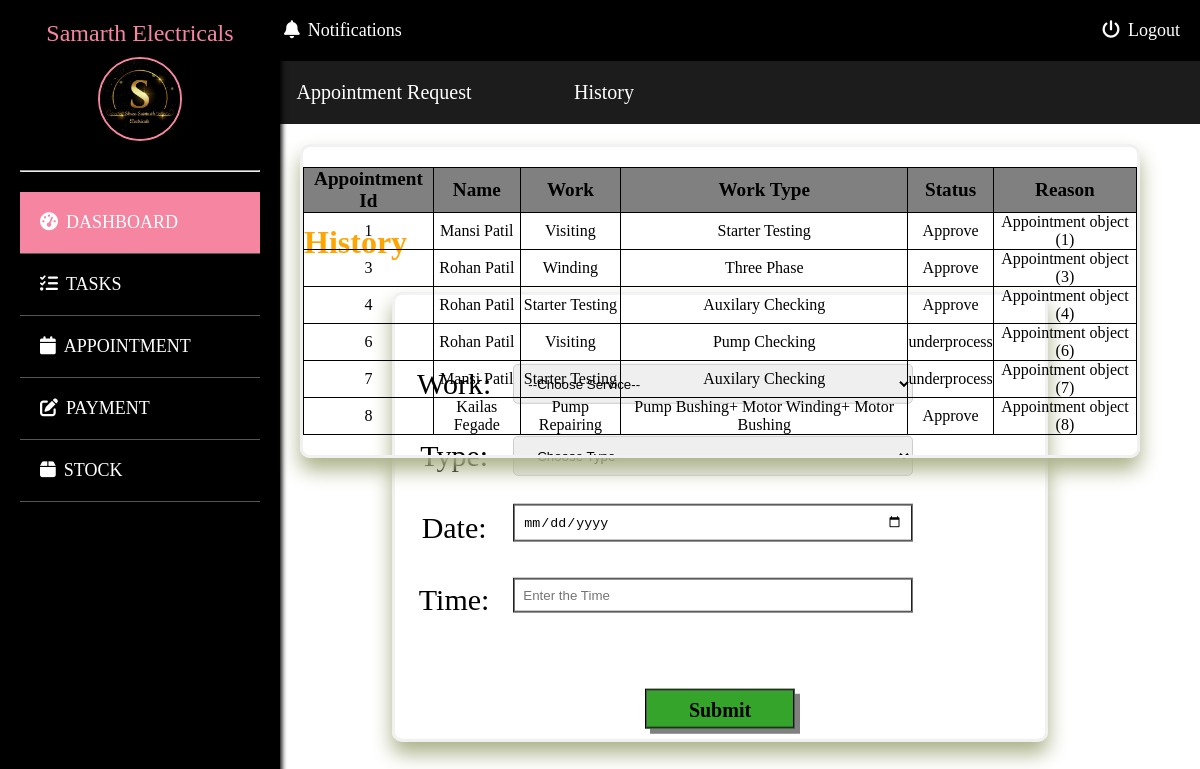
Page /customer/customer_appointment/ on the committed database.
### app/models.py (models this page shows)
class Appointment(models.Model):
    appointment_id = models.AutoField(primary_key=True)
    name = models.CharField(max_length=20, default='')
    reason = models.CharField(max_length=100, default='')
    reason_type = models.CharField(max_length=50, default='')
    date = models.DateField(max_length=20, default='')
    time = models.TimeField(max_length=10, default='')
    status = models.CharField(max_length=20, default='')
    task_status = models.CharField(max_length=20, default='')
    appointment_date = models.DateField(auto_now_add=True)
    pay = models.DecimalField(max_digits=10, decimal_places=2, default=0.00)

### app/customer.py (the view)
# urls.py: path('customer/customer_appointment/', customer.Customer_Appointment, name='customer_appointment'),
def Customer_Appointment(request):
    all_services = Work.objects.all()  # Assuming ServiceModel is your model name
    filter_services = Appointment.objects.filter(status='underprocess') | Appointment.objects.filter(status='Approve')
    unique_works = set()
    unique_services = []
    for service in all_services:
        if service.work not in unique_works:
            unique_works.add(service.work)
            unique_services.append(service)
    return render(request, 'customer/customer_appointment.html',
                  {'all': unique_services, "service": all_services, 'filter': filter_services})

### templates/customer/customer_appointment.html (shortened to what this page needs)
<!DOCTYPE html>
<html lang="en">
<head>
    {% load static %}
    {% include 'customer/customer_head.html' %}
    <link rel="stylesheet" href="{% static 'css/customer_dashboard_style.css' %}">
    <link rel="stylesheet" href="https://cdnjs.cloudflare.com/ajax/libs/font-awesome/5.15.3/css/all.min.css"/>
    <link rel="stylesheet" href="https://cdnjs.cloudflare.com/ajax/libs/font-awesome/6.5.1/css/all.min.css">
</head>
<body>
    <div class="banner">
        <div class="dash_topnav">
            <a href="#" onclick="AppointmentRequest()">Appointment Request</a>
            <a href="#" onclick="AppointmentHistory()">History</a>
        </div>
    <div id="pannel">
        <h1>Appointment</h1>
            <div class="appointment_request">
                <form action="{% url 'make_appointment' %}" method="post">
                <table>
                    <tr id="appointment_tr">
                        <td id="appointment">
                            <label for="reason">Work: </label>
                        </td>
                        <td id="appointment">
                            <select id="workSelect" name="work" readonly>
                                <option value="">--Choose Service--</option>
                            </select>
                        </td>
                    </tr>
                    <tr id="appointment_tr">
                        <td id="appointment">
                            <label for="reason">Type: </label>
                        </td>
                        <td id="appointment">
                            <select id="typeSelect" name="type" readonly>
                                <option value="">--Choose Type--</option>
                                </select>
                        </td>
                    </tr>
                    <tr id="appointment_tr">
                        <td id="appointment">
                            <label for="type">Date: </label>
                        </td>
                        <td id="appointment">
                            <input type="date" id="input-box" name="date">
                        </td>
                    </tr>
                    <tr id="appointment_tr">
                        <td id="appointment">
                            <label for="time">Time: </label>
                        </td>
                        <td id="appointment">
                            <input type="text" id="input-box" placeholder="Enter the Time" name="time">
                        </td>
                    </tr>
                </table>
                <input type="submit" value="Submit" id="approve_btn">
            </form>
        </div>
    </div>
    <div id="Panel1">
        <h1>History</h1>
        <div class="appointment_history">
            <div id="appointment_history">
            <table id="appointment_history_table">
                <tr id="history_table">
                    <th id="th1">Appointment Id</th>
                    <th id="th1">Name</th>
                    <th id="th1">Work</th>
                    <th id="th1">Work Type</th>
                    <th id="th1">Status</th>
                    <th id="th1">Reason</th>
                </tr>
                {% for i in filter %}
                <tr id="history_table">
                    <td id="td1">{{ i.appointment_id }}</td>
                    <td id="td1">{{ i.name }}</td>
                    <td id="td1">{{ i.reason }}</td>
                    <td id="td1">{{ i.reason_type }}</td>
                    <td id="td1">{{ i.status }}</td>
                    <td id="td1">{{ i }}</td>
                </tr>
                {% endfor %}
            </table>
        </div>
        </div>
    </div>
    </div>
</body>
</html>

### static/css/customer_dashboard_style.css (style rules this page uses)
body { margin: 0; padding: 0; }
.banner { margin-left: 250px; text-align: center; height: 100vh; margin-left: 22%; }
.dash_topnav { background: rgba(0, 0, 0, 0.89); padding: 20px; display: flex; align-items: center; }
.dash_topnav a { color: white; font-size: 20px; text-decoration: none; margin-right: 20px; display: block; width: 200px; }
#pannel,#Panel1,#Panel2 { margin-top: 20px; margin-left: 20px; height: auto; padding: 20px; }
#pannel h1,#Panel1 h1,#Panel2 h1 { position: absolute; padding: 0; color: orange; }
#th1 { background: gray; font-size: larger; font-weight: bold; }
#customer_table, #td1, #th1 { border: 1px solid; }
.appointment_request, .manage_service { position: absolute; top: 60%; left: 60%; transform: translate(-50%,-50%); }
.appointment_request form { width: 650px; height: auto; padding-top: 8%; border: 3px solid #f1f1f1; border-radius: 10px; box-shadow: 0 12px 20px #abb289; overflow: hidden; }
.appointment_request label , .manage_service label { position: relative; padding: 20px; font-family: serif; font-size: 30px; }
.appointment_request input, .manage_service input { width: 400px; height: 40; padding: 8px; margin-bottom: 10px; box-sizing: border-box; border-style:groove; }
.appointment_request #appointment_tr { height: 70px; text-align: center; padding: 20px; }
#approve_btn { border-style: groove; box-shadow:5px 5px gray; background-color: rgb(52, 165, 42); width: 150px; height: 40px; font-family: serif; font-weight: bold; font-size: 20px; margin-top: 8%; }
.appointment_history { position: absolute; width: 70%; top:35%; left: 60%; transform: translate(-50%,-50%); }
.appointment_history #appointment_history { width: auto; height: auto; border: 3px solid #f1f1f1; border-radius: 10px; box-shadow: 0 12px 20px #abb289; overflow: hidden; }
#appointment_history_table { margin-top: 20px; width: 100%; border-collapse: collapse; margin-bottom: 20px; }
#appointment_history_table #history_table { width: 500px; }
#td1, #th1 { border: 1px solid; }

### templates/customer/customer_head.html (style rules this page uses)
* { margin: 0; padding: 0; }

### templates/customer/customer_appointment.html (style rules this page uses)
select { height: 40px; width: 100%; padding: 0 10px; border-radius: 5px; border: 1px solid #ccc; outline: none; }

### rows in the picture
Appointment: appointment_id "1", name "Mansi Patil", reason "Visiting", reason_type "Starter Testing", status "Approve", appointment_id "Appointment object (1)"
Appointment: appointment_id "3", name "Rohan Patil", reason "Winding", reason_type "Three Phase", status "Approve", appointment_id "Appointment object (3)"
Appointment: appointment_id "4", name "Rohan Patil", reason "Starter Testing", reason_type "Auxilary Checking", status "Approve", appointment_id "Appointment object (4)"
Appointment: appointment_id "6", name "Rohan Patil", reason "Visiting", reason_type "Pump Checking", status "underprocess", appointment_id "Appointment object (6)"
Appointment: appointment_id "7", name "Mansi Patil", reason "Starter Testing", reason_type "Auxilary Checking", status "underprocess", appointment_id "Appointment object (7)"
Appointment: appointment_id "8", name "Kailas Fegade", reason "Pump Repairing", reason_type "Pump Bushing+ Motor Winding+ Motor Bushing", status "Approve", appointment_id "Appointment object (8)"
